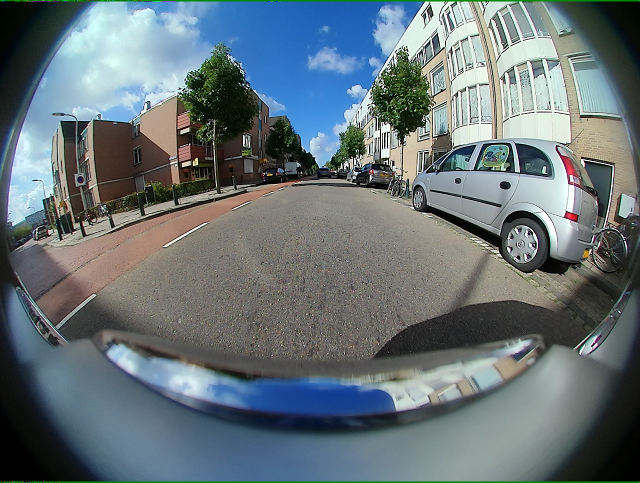
#> input picture images/fisheye/00164_FV.png, 1280 x 966 px (shown at 1/2 size)
$ python generate_bev_img.py   (older library calls are emulated)
#> lines starting #> are read from the running program, lines starting #| are printed output that depends on the picture
### source/projection.py
#!/usr/bin/env python3
# Copyright 2021 Valeo Schalter und Sensoren GmbH and contributors
#
# Author: Christian Witt <christian.witt@valeo.com>
# Modified 2024 by Lihao Wang <lihao.wang@valeo.com>
#
# Permission is hereby granted, free of charge, to any person obtaining a
# copy of this software and associated documentation files (the "Software"),
# to deal in the Software without restriction, including without limitation
# the rights to use, copy, modify, merge, publish, distribute, sublicense,
# and/or sell copies of the Software, and to permit persons to whom the
# Software is furnished to do so, subject to the following conditions:
#
# The above copyright notice and this permission notice shall be included in
# all copies or substantial portions of the Software.
#
# THE SOFTWARE IS PROVIDED "AS IS", WITHOUT WARRANTY OF ANY KIND, EXPRESS OR
# IMPLIED, INCLUDING BUT NOT LIMITED TO THE WARRANTIES OF MERCHANTABILITY,
# FITNESS FOR A PARTICULAR PURPOSE AND NONINFRINGEMENT. IN NO EVENT SHALL THE
# AUTHORS OR COPYRIGHT HOLDERS BE LIABLE FOR ANY CLAIM, DAMAGES OR OTHER
# LIABILITY, WHETHER IN AN ACTION OF CONTRACT, TORT OR OTHERWISE, ARISING
# FROM, OUT OF OR IN CONNECTION WITH THE SOFTWARE OR THE USE OR OTHER
# DEALINGS IN THE SOFTWARE.

import json

import numpy as np
import cv2
from scipy.spatial.transform import Rotation as SciRot


# [19 lines left out: function ensure_point_list, not called in this run]


class Projection(object):
    def project_3d_to_2d(self, cam_points: np.ndarray, invalid_value=np.nan):
        raise NotImplementedError()

    def project_2d_to_3d(self, lens_points: np.ndarray, norm: np.ndarray):
        raise NotImplementedError()


class RadialPolyCamProjection(Projection):
    def __init__(self, distortion_params: list):
        self.coefficients = np.asarray(distortion_params)
        self.power = np.array([np.arange(start=1, stop=self.coefficients.size + 1)]).T

    # [22 lines left out: functions project_3d_to_2d, project_2d_to_3d, not called in this run]

    def _theta_to_rho(self, theta):
        return np.dot(self.coefficients, np.power(np.array([theta]), self.power))

    # [10 lines left out: function _rho_to_theta, not called in this run]


class Camera(object):
    # [11 lines left out: function __init__, not called in this run]

    size = property(lambda self: self._size)
    width = property(lambda self: self._size[0])
    height = property(lambda self: self._size[1])
    cx = property(lambda self: self._principle_point[0])
    cy = property(lambda self: self._principle_point[1])
    cx_offset = property(lambda self: self._principle_point[0] - 0.5 * self._size[0] + 0.5)
    cy_offset = property(lambda self: self._principle_point[1] - 0.5 * self._size[1] + 0.5)
    aspect_ratio = property(lambda self: self._aspect_ratio[1])

    rotation = property(lambda self: self._pose[0:3, 0:3])
    translation = property(lambda self: self._pose[0:3, 3])

    # [33 lines left out: functions update_extr, project_3d_to_2d, project_2d_to_3d, project_2d_to_3d_ground, not called in this run]

    def get_translation(self):
        return self._pose[0:3, 3]

    def get_rotation(self):
        return self._pose[0:3, 0:3]

    # [71 lines left out: functions _apply_clip, create_img_projection_maps, create_bev_projection_maps, bev_points_world_to_img, not called in this run]


def read_cam_from_json(path):
    """
    Generates a Camera object from a json file
    """
    with open(path) as f:
        config = json.load(f)

    intrinsic = config['intrinsic']
    coefficients = [intrinsic['k1'], intrinsic['k2'], intrinsic['k3'], intrinsic['k4']]

    cam = Camera(
        rotation=SciRot.from_quat(config['extrinsic']['quaternion']).as_matrix(),
        translation=config['extrinsic']['translation'],
        lens=RadialPolyCamProjection(coefficients),
        size=(intrinsic['width'], intrinsic['height']),
        principle_point=(intrinsic['cx_offset'], intrinsic['cy_offset']),
        aspect_ratio=intrinsic['aspect_ratio']
    )

    return cam

### source/generate_bev_img.py
# Copyright 2024 Valeo Brain Division and contributors
#
# Author: Lihao Wang <lihao.wang@valeo.com>
#
# Permission is hereby granted, free of charge, to any person obtaining a
# copy of this software and associated documentation files (the "Software"),
# to deal in the Software without restriction, including without limitation
# the rights to use, copy, modify, merge, publish, distribute, sublicense,
# and/or sell copies of the Software, and to permit persons to whom the
# Software is furnished to do so, subject to the following conditions:
#
# The above copyright notice and this permission notice shall be included in
# all copies or substantial portions of the Software.
#
# THE SOFTWARE IS PROVIDED "AS IS", WITHOUT WARRANTY OF ANY KIND, EXPRESS OR
# IMPLIED, INCLUDING BUT NOT LIMITED TO THE WARRANTIES OF MERCHANTABILITY,
# FITNESS FOR A PARTICULAR PURPOSE AND NONINFRINGEMENT. IN NO EVENT SHALL THE
# AUTHORS OR COPYRIGHT HOLDERS BE LIABLE FOR ANY CLAIM, DAMAGES OR OTHER
# LIABILITY, WHETHER IN AN ACTION OF CONTRACT, TORT OR OTHERWISE, ARISING
# FROM, OUT OF OR IN CONNECTION WITH THE SOFTWARE OR THE USE OR OTHER
# DEALINGS IN THE SOFTWARE.

import numpy as np
import cv2
from projection import Camera, create_bev_projection_maps, read_cam_from_json, bev_points_world_to_img
from matplotlib import pyplot as plt

def generate_bev_one_cam(source_cam: Camera, source_img: np.ndarray, bev_range: int, bev_size: int):
    map1, map2 = create_bev_projection_maps(source_cam, bev_range, bev_size)
    bev_image = cv2.remap(source_img, map1, map2, cv2.INTER_CUBIC)
    return bev_image

def generate_bev_all_cams(cam_front, cam_left, cam_right, cam_rear, img_front, img_left, img_right, img_rear,
                          overlay_opt='all', bev_range=25, bev_size=640):
    assert overlay_opt in ['fr', 'lr', 'all']

    bev_img_front = generate_bev_one_cam(cam_front, img_front, bev_range, bev_size)
    bev_img_left = generate_bev_one_cam(cam_left, img_left, bev_range, bev_size)
    bev_img_right = generate_bev_one_cam(cam_right, img_right, bev_range, bev_size)
    bev_img_rear = generate_bev_one_cam(cam_rear, img_rear, bev_range, bev_size)

    xy_world_front = cam_front.get_translation()[:2]
    xy_world_left = cam_left.get_translation()[:2]
    xy_world_right = cam_right.get_translation()[:2]
    xy_world_rear = cam_rear.get_translation()[:2]

    u_front_bev, v_front_bev = bev_points_world_to_img(bev_range, bev_size, xy_world_front)
    u_left_bev, v_left_bev = bev_points_world_to_img(bev_range, bev_size, xy_world_left)
    u_right_bev, v_right_bev = bev_points_world_to_img(bev_range, bev_size, xy_world_right)
    u_rear_bev, v_rear_bev = bev_points_world_to_img(bev_range, bev_size, xy_world_rear)

    bev_img_all = np.zeros(bev_img_front.shape).astype(np.uint8)
    if overlay_opt == 'lr':
        bev_img_all[0:v_front_bev, :] = bev_img_front[0:v_front_bev, :]
        bev_img_all[v_rear_bev:bev_size, :] = bev_img_rear[v_rear_bev:bev_size, :]
        bev_img_all[:, 0:u_left_bev] = bev_img_left[:, 0:u_left_bev]
        bev_img_all[:, u_right_bev:bev_size] = bev_img_right[:, u_right_bev:bev_size]
    elif overlay_opt == 'fr':
        bev_img_all[:, 0:u_left_bev] = bev_img_left[:, 0:u_left_bev]
        bev_img_all[:, u_right_bev:bev_size] = bev_img_right[:, u_right_bev:bev_size]
        bev_img_all[0:v_front_bev, :] = bev_img_front[0:v_front_bev, :]
        bev_img_all[v_rear_bev:bev_size, :] = bev_img_rear[v_rear_bev:bev_size, :]
    else:
        bev_img_all = (bev_img_front.astype(np.float32) + bev_img_left.astype(np.float32) +
                       bev_img_right.astype(np.float32) + bev_img_rear.astype(np.float32)) / 4
        bev_img_all = ((bev_img_all / bev_img_all.max()) * 255).astype(np.uint8)

    return bev_img_all

if __name__ == '__main__':
    bev_range = 25
    bev_size = 960
    overlay_opt = "all" # Which images to take for overlaying zones, available options: fr: front & rear, lr: left & right, all: all 4 cams
    calib_f_front = "../calibrations/optimized/00164_FV.json"
    calib_f_left = "../calibrations/optimized/00165_MVL.json"
    calib_f_right = "../calibrations/optimized/00166_MVR.json"
    calib_f_rear = "../calibrations/optimized/00167_RV.json"
    fisheye_img_front = cv2.imread("../images/fisheye/00164_FV.png")
#> fisheye_img_front is the input picture: shape (966, 1280, 3); mean B, G, R 120, 115.5, 103.1
    fisheye_img_left = cv2.imread("../images/fisheye/00165_MVL.png")
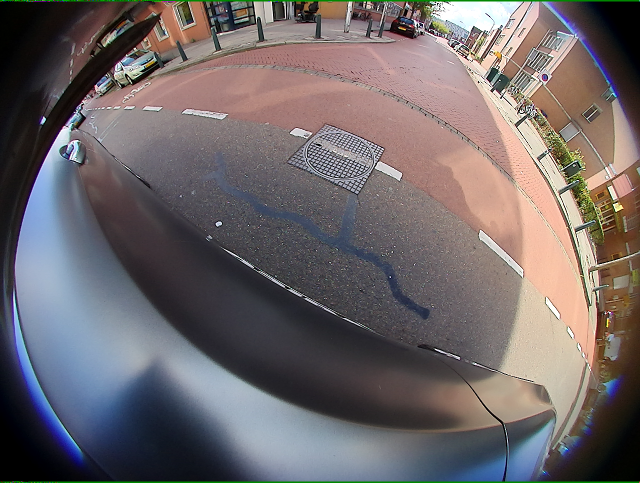
#> input picture images/fisheye/00165_MVL.png, 1280 x 966 px (shown at 1/2 size)
#> fisheye_img_left is the input picture: shape (966, 1280, 3); mean B, G, R 105, 103.3, 110.7
    fisheye_img_right = cv2.imread("../images/fisheye/00166_MVR.png")
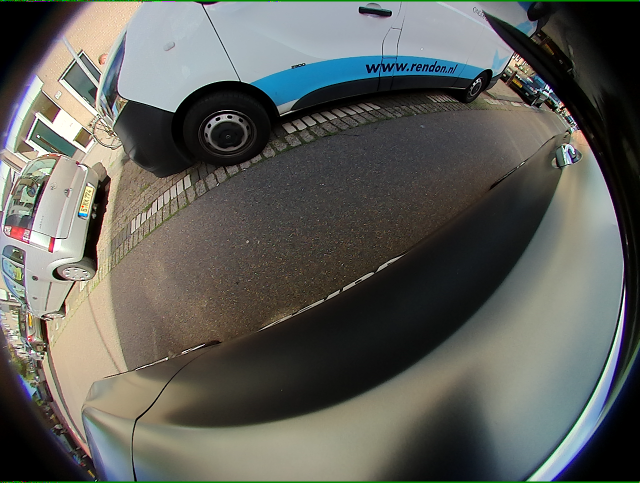
#> input picture images/fisheye/00166_MVR.png, 1280 x 966 px (shown at 1/2 size)
#> fisheye_img_right is the input picture: shape (966, 1280, 3); mean B, G, R 89.9, 95.4, 94.4
    fisheye_img_rear = cv2.imread("../images/fisheye/00167_RV.png")
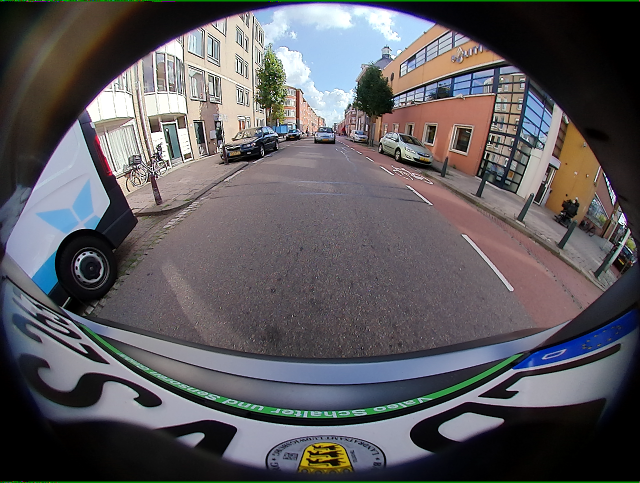
#> input picture images/fisheye/00167_RV.png, 1280 x 966 px (shown at 1/2 size)
#> fisheye_img_rear is the input picture: shape (966, 1280, 3); mean B, G, R 93.5, 89.9, 92.4
    cam_front = read_cam_from_json(calib_f_front)
#> (the run stopped early here; a loop or call above may not have finished)
